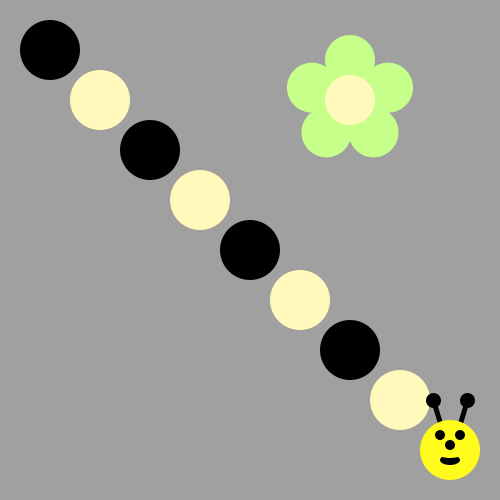
Frame 1 (no input)
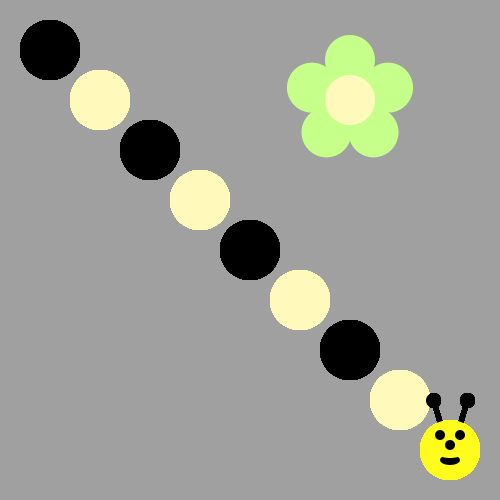
Frame 60 (the mouse pressed at the canvas centre just before this capture)
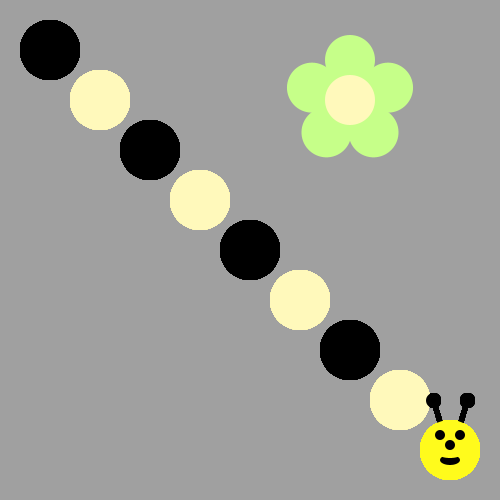
Frame 120 (the mouse held since frame 60 and released just before this capture)

The Processing sketch that drew these frames (run headless with seeded random() and noise(); from frame 60 on, the mouse is pressed at the canvas centre):

// Processing sketch: Bumblebee
// ── Bumblebee.pde


void draw() {
int i;  
  for (i = 8; i > 0; i-- ){
    
    if (i % 2 == 0){
      fill(#fff9bb);
    }
    else {
      fill(0,0,0);
    }
  ellipse(50 * i, 50 * i, 60, 60);
  
}
drawBeeFace(width - 50, height - 50);
}


void drawFlower(int x, int y) {
     noStroke();
     translate(x, y);
     // draw 5 petals, rotating after each one<
     fill(#c6ff89);      // green
      for (int i = 0; i < 5; i++) {
           ellipse(0, -40, 50, 50);
          rotate(radians(72));
     }
     fill(#fff9bb); // light yellow
     ellipse(0, 0, 50, 50);
}
void drawBeeFace(int BeeFaceX, int BeeFaceY) {
     noStroke();
     fill(0, 0, 0);
     stroke(1);
     strokeWeight(5);
     line(BeeFaceX-10, BeeFaceY-27, BeeFaceX-17, BeeFaceY-50);
     line(BeeFaceX+10, BeeFaceY-27, BeeFaceX+17, BeeFaceY-50);
     ellipse(BeeFaceX-17, BeeFaceY-50, 10, 10);
     ellipse(BeeFaceX+17, BeeFaceY-50, 10, 10);
     noStroke();
     fill(255, 251, 28);
     ellipse(BeeFaceX, BeeFaceY, 60, 60); // face
     fill(255, 237, 209);
     fill(0,0,0);
      ellipse(BeeFaceX-10, BeeFaceY-15, 10, 10); // eyes
     ellipse(BeeFaceX+10, BeeFaceY-15, 10, 10);
      ellipse(BeeFaceX, BeeFaceY-5, 10, 10); // nose
      ellipse(BeeFaceX, BeeFaceY+10, 20, 10);// mouth
     fill(255, 251, 28);
     ellipse(BeeFaceX, BeeFaceY+5, 20, 6);
}

void setup() {
     ellipseMode(CENTER);
     size(500, 500);
     background(160, 160, 160);
      drawFlower(350, 100);
}
